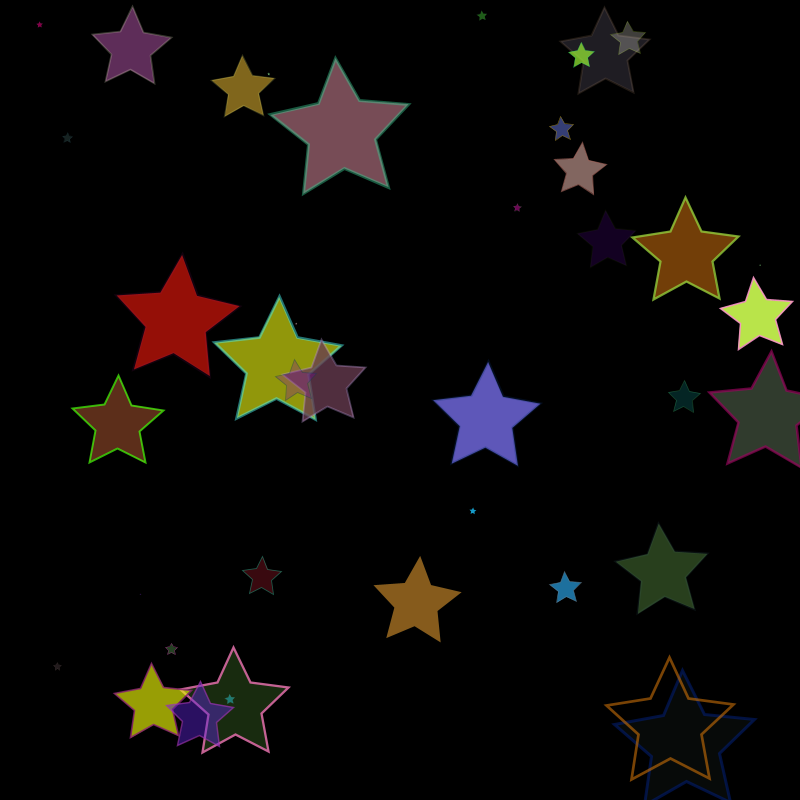
Frame 1 (no input)
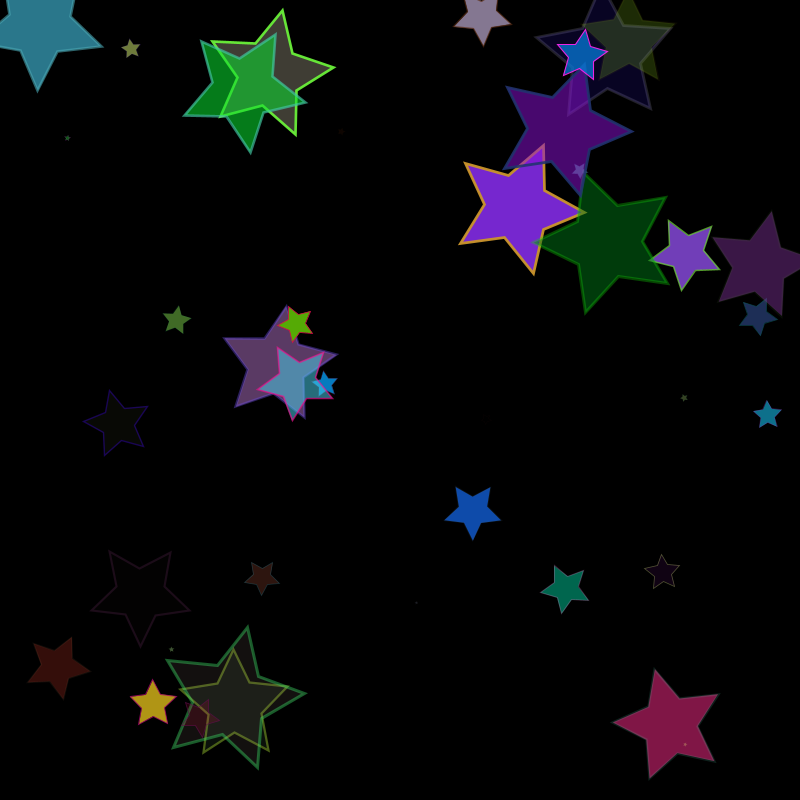
Frame 60 (the mouse pressed at the canvas centre just before this capture)
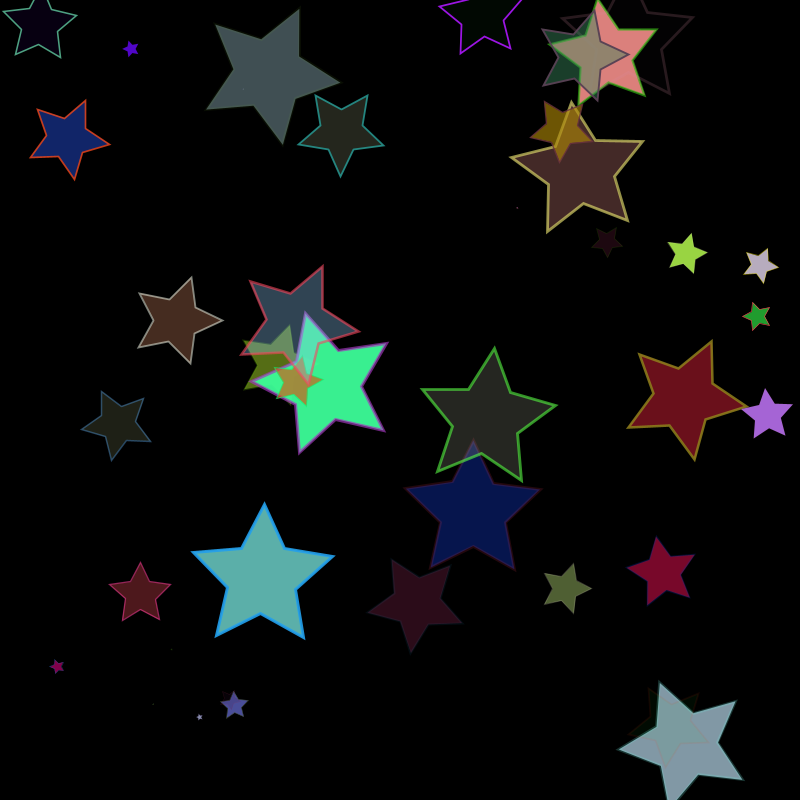
Frame 120 (the mouse held since frame 60 and released just before this capture)

The Processing sketch that drew these frames (run headless with seeded random() and noise(); from frame 60 on, the mouse is pressed at the canvas centre):

// Processing sketch: processing_135036
// ── processing_135036.pde

// forked Learning Daniel Shiffman's Example 14-15 in learningprocessing.com

// A Rotater class
Rotater[] rotaters;

PShape star;

void setup() {
  size(800,800);
  
  rotaters = new Rotater[40];
  
  // Rotaters are made randomly
  for (int i = 0; i < rotaters.length; i++ ) {
    rotaters[i] = new Rotater(random(width),random(height),random(-0.1,0.1),random(20));
  }
}

void draw() {
  background(0);
  
  // All Rotaters spin and are displayed
  for (int i = 0; i < rotaters.length; i++ ) {
    rotaters[i].spin();
    rotaters[i].display();
  }
}

class Rotater {
  
  float x,y;   // x,y location
  float theta; // angle of rotation
  float speed; // speed of rotation
  float w;     // size of rectangle
  
  Rotater(float tempX, float tempY, float tempSpeed, float tempW) {
    x = tempX;
    y = tempY;
    // Angle is always initialized to 0
    theta = 0; 
    speed = tempSpeed;
    w = tempW;
  }
  
  // Increment angle
  void spin() {
    theta += speed;
  }
  
  // Display rectangle
  void display() {
    rectMode(CENTER);
    // pushMatrix() and popMatrix() are called inside the class' display() method. 
    // This way, every Rotater object is rendered with its own independent translation and rotation!
    pushMatrix(); 
    translate(x,y);
    rotate(theta);
    stroke(random(255), random(255), random(255), random(255));
    fill(random(255), random(255), random(255), random(255));
    scale(random(1.5));
    strokeWeight(2);
    beginShape();
    vertex(0, -50);
    vertex(14, -20);
    vertex(47, -15);
    vertex(23, 7);
    vertex(29, 40);
    vertex(0, 25);
    vertex(-29, 40);
    vertex(-23, 7);
    vertex(-47, -15);
    vertex(-14, -20);
    endShape(CLOSE);
    popMatrix();
  }
}
